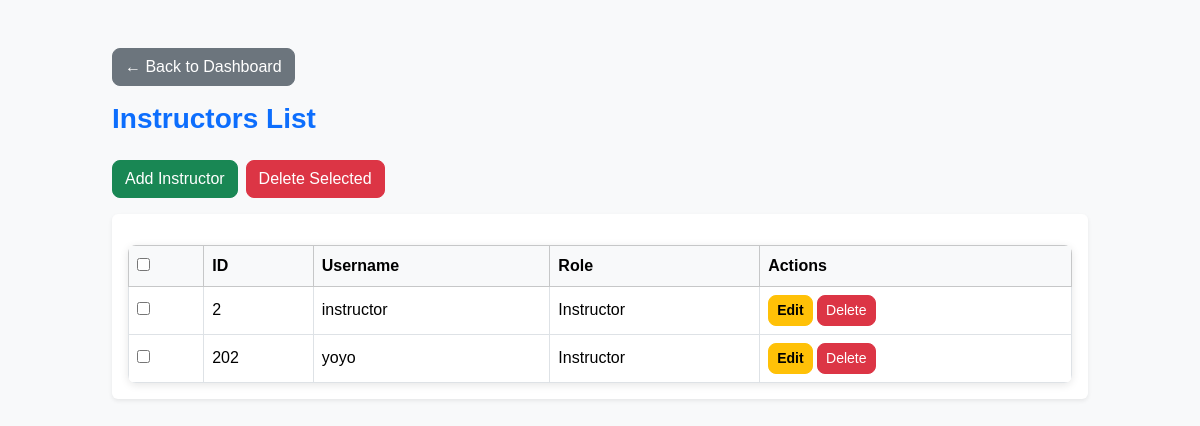
Screenshot of /dashboard/admin/instructors (signed in) with the database file from the repository.
### app.py (models this page shows)
class User(db.Model):
    id = db.Column(db.Integer, primary_key=True)
    username = db.Column(db.String(50), unique=True, nullable=False)
    password = db.Column(db.String(200), nullable=False)
    role = db.Column(db.String(20), nullable=False)  # Admin/Instructor/Student

### app.py (the view)
@app.route('/dashboard/admin/instructors')
@login_required(role='Admin')
def view_instructors():
    instructors = User.query.filter_by(role='Instructor').all()
    return render_template('instructors.html', instructors=instructors)

### app.py (called while the page is built)
def login_required(role=None):
    def decorator(f):
        @wraps(f)
        def decorated_function(*args, **kwargs):
            if 'user_id' not in session:
                flash("Please log in first.", "danger")
                return redirect(url_for('login'))
            if role and session.get('role') not in (role if isinstance(role, list) else [role]):
                flash("Access denied.", "danger")
                return redirect(url_for('login'))
            return f(*args, **kwargs)
        return decorated_function
    return decorator

### templates/instructors.html (shortened to what this page needs)
<!DOCTYPE html>
<html lang="en">
<head>
<link href="https://cdn.jsdelivr.net/npm/bootstrap@5.3.3/dist/css/bootstrap.min.css" rel="stylesheet">
<link rel="stylesheet" href="{{ url_for('static', filename='css/style.css') }}">
</head>
<body class="bg-light">
<div class="container mt-5">
    <div class="mb-3">
        <a href="{{ url_for('dashboard_admin') }}" class="btn btn-secondary">
            ← Back to Dashboard
        </a>
    </div>
    <h3 class="text-primary mb-4">Instructors List</h3>
    <div class="mb-3 d-flex gap-2">
        <a href="{{ url_for('add_instructor') }}" class="btn btn-success">Add Instructor</a>
        <button type="button" class="btn btn-danger" id="delete-selected" data-bs-toggle="modal" data-bs-target="#confirmDeleteModal">
            Delete Selected
        </button>
    </div>
    <form method="POST" action="{{ url_for('bulk_delete_instructors') }}" id="bulk-delete-form">
        <div class="table-responsive shadow-sm bg-white p-3 rounded">
            <table class="table table-bordered table-hover align-middle mb-0">
                <thead class="table-light">
                    <tr>
                        <th><input type="checkbox" id="select-all"></th>
                        <th>ID</th>
                        <th>Username</th>
                        <th>Role</th>
                        <th>Actions</th>
                    </tr>
                </thead>
                <tbody>
                    {% for instructor in instructors %}
                    <tr>
                        <td><input type="checkbox" name="instructor_ids" value="{{ instructor.id }}"></td>
                        <td>{{ instructor.id }}</td>
                        <td>{{ instructor.username }}</td>
                        <td>{{ instructor.role }}</td>
                        <td>
                            <a href="{{ url_for('edit_instructor', id=instructor.id) }}" class="btn btn-sm btn-warning">Edit</a>
                            <form action="{{ url_for('delete_instructor', id=instructor.id) }}" method="POST" style="display:inline;">
                                <button type="submit" class="btn btn-sm btn-danger" onclick="return confirm('Are you sure you want to delete this instructor?')">Delete</button>
                            </form>
                        </td>
                    </tr>
                    {% else %}
                    <tr>
                        <td colspan="5" class="text-center">No instructors found.</td>
                    </tr>
                    {% endfor %}
                </tbody>
            </table>
        </div>
    </form>
</div>
</body>
</html>

### static/css/style.css (style rules this page uses)
#delete-selected { transition: background-color 0.3s, transform 0.2s; }
.table { border-radius: 8px; overflow: hidden; box-shadow: 0 2px 8px rgba(0,0,0,0.1); }
.table { margin-top: 15px; }
body { background-color: #f8f9fa; font-family: "Poppins", Arial, sans-serif; color: #333; }
.container { max-width: 1000px; }
h1, h2, h3 { font-weight: 600; }
h3.text-primary { color: #0d6efd !important; }
.btn { border-radius: 8px !important; font-weight: 500; transition: transform 0.2s ease, box-shadow 0.2s ease; }
.btn-warning { font-weight: 600; }

### rows the page displays
User: id "2", username "instructor", role "Instructor"
User: id "202", username "yoyo", role "Instructor"
